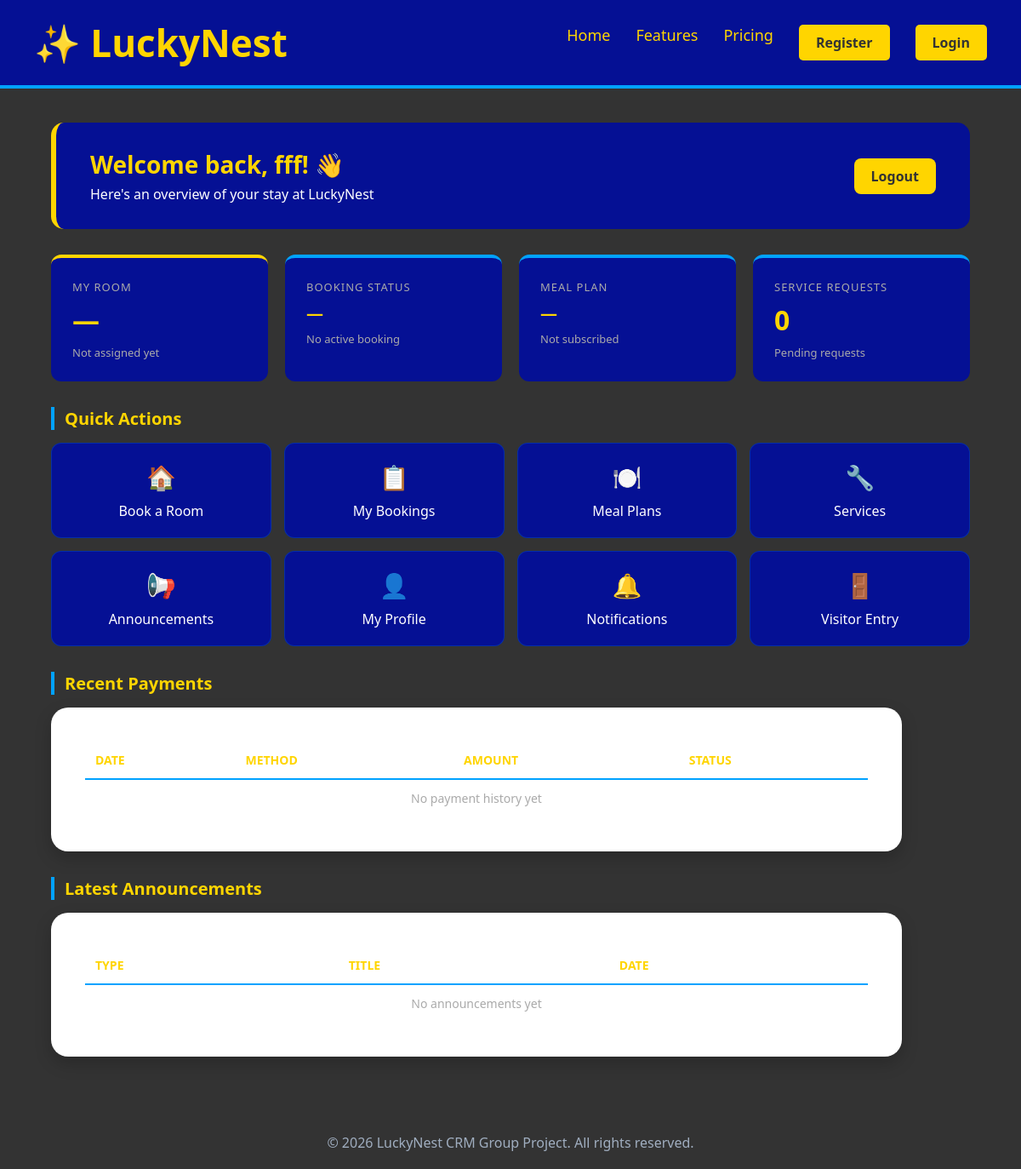
/dashboard (signed in), run on an earlier commit of the app's database.
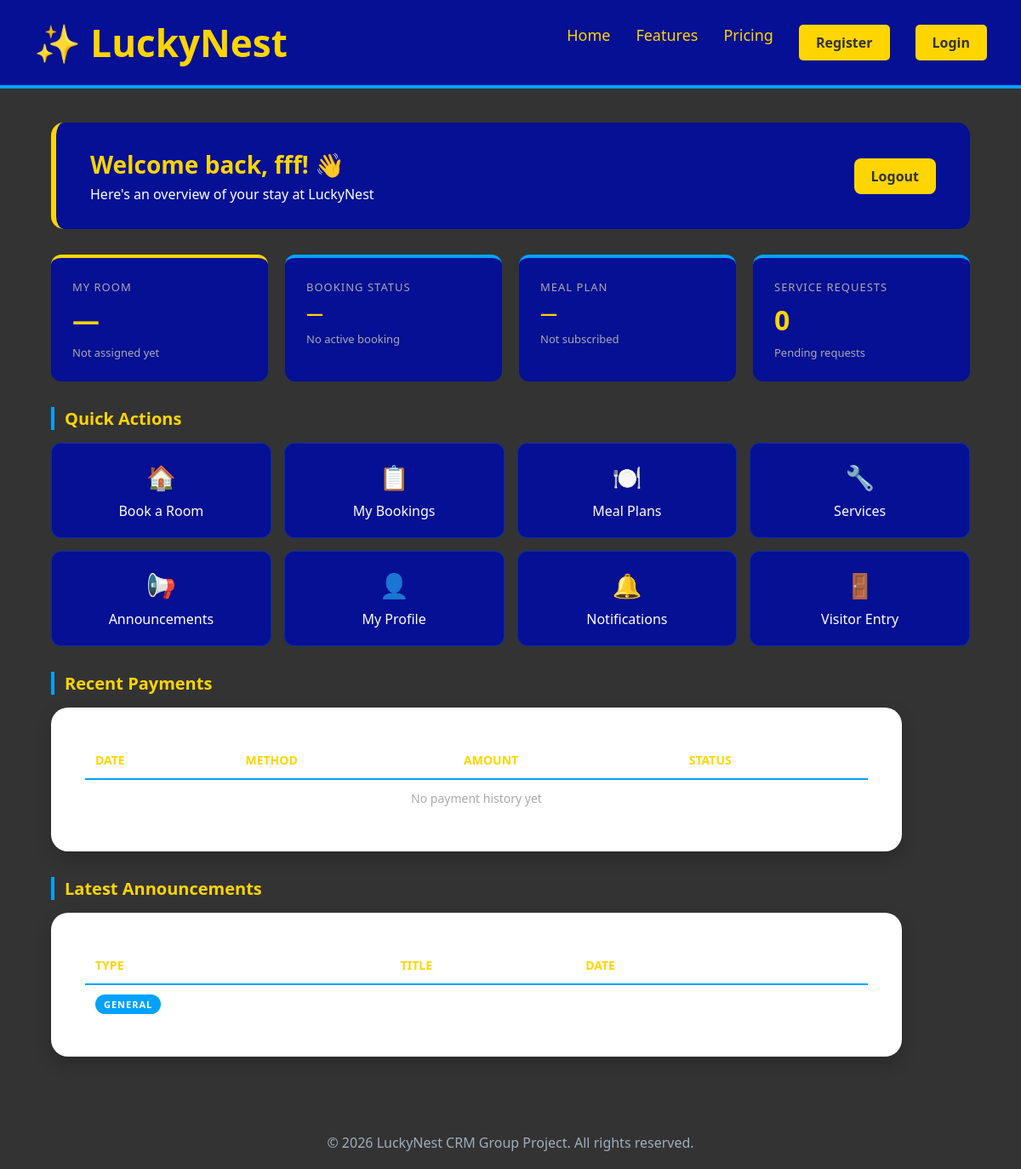
And on a later commit of the database.
### tables this page shows
CREATE TABLE Announcement (
        AnnouncementID INTEGER PRIMARY KEY AUTOINCREMENT,
        Title VARCHAR(150) NOT NULL,
        AnnouncementType VARCHAR(30) NOT NULL,
        AnnouncementDate DATETIME NOT NULL,
        Description TEXT NOT NULL
    );

### app.py (the view, shortened to what this page needs)
@app.route('/dashboard')
def dashboard():
    if 'user_id' not in session:
        return redirect(url_for('login'))
    conn = get_db()
    cursor = conn.cursor()
    cursor.execute('''
        SELECT b.BookingID, b.CheckInDate, b.CheckOutDate, b.Status,
               r.RoomNo, r.RoomType, r.MonthlyRate, r.WeeklyRate
        FROM Booking b
        JOIN Room r ON b.RoomID = r.RoomID
        JOIN Guest g ON b.GuestID = g.GuestID
        WHERE g.UserID = ?
        ORDER BY b.BookingID DESC LIMIT 1
    ''', (session['user_id'],))
    booking = cursor.fetchone()
    cursor.execute('''
        SELECT p.PaymentDate, p.Amount, p.PayMethod, p.Status
        FROM Payment p
        JOIN Guest g ON p.GuestID = g.GuestID
        WHERE g.UserID = ?
        ORDER BY p.PaymentDate DESC LIMIT 5
    ''', (session['user_id'],))
    recent_payments = cursor.fetchall()
    cursor.execute('''
        SELECT COUNT(*) FROM ServiceRequest sr
        JOIN Guest g ON sr.GuestID = g.GuestID
        WHERE g.UserID = ? AND sr.Status = 'Pending'
    ''', (session['user_id'],))
    active_requests = cursor.fetchone()[0]
    cursor.execute('''
        SELECT mp.PlanName, ms.Status
        FROM MealSubscription ms
        JOIN MealPlan mp ON ms.PlanID = mp.PlanID
        JOIN Guest g ON ms.GuestID = g.GuestID
        WHERE g.UserID = ? AND ms.Status = 'Active'
        LIMIT 1
    ''', (session['user_id'],))
    meal_plan = cursor.fetchone()
    cursor.execute('''
        SELECT * FROM Announcement ORDER BY AnnouncementDate DESC LIMIT 3
    ''')
    latest_announcements = cursor.fetchall()
    conn.close()
    return render_template('dashboard.html',
        booking=booking,
        recent_payments=recent_payments,
        active_requests=active_requests,
        meal_plan=meal_plan,
        latest_announcements=latest_announcements
    )

### database.py (called while the page is built)
def get_db():
    conn = sqlite3.connect('luckynest.db')
    conn.row_factory = sqlite3.Row
    return conn

### templates/dashboard.html (shortened to what the changed rows need)
{% extends "base.html" %}
{% block content %}
<div class="dashboard-wrapper">
    <div class="dashboard-banner">
        <div>
            <h1>Welcome back, {{ session['user_name'] }}! 👋</h1>
            <p>Here's an overview of your stay at LuckyNest</p>
        </div>
    </div>
    <div class="table-container">
        <table class="dash-table">
            <thead>
                <tr>
                    <th>Date</th>
                    <th>Method</th>
                    <th>Amount</th>
                    <th>Status</th>
                </tr>
            </thead>
        </table>
    </div>
    <div class="table-container">
        <table class="dash-table">
            <thead>
                <tr>
                    <th>Type</th>
                    <th>Title</th>
                    <th>Date</th>
                </tr>
            </thead>
            <tbody>
                {% if latest_announcements %}
                    {% for a in latest_announcements %}
                    <tr>
                        <td><span class="announcement-type {{ a.AnnouncementType | lower }}">{{ a.AnnouncementType }}</span></td>
                        <td>{{ a.Title }}</td>
                        <td>{{ a.AnnouncementDate[:10] }}</td>
                    </tr>
                    {% endfor %}
                {% else %}
                    <tr>
                        <td colspan="3" style="text-align:center; color:#aaa;">No announcements yet</td>
                    </tr>
                {% endif %}
            </tbody>
        </table>
    </div>
</div>
{% endblock %}

What changed in the data, as far as the page shows it:
added Announcement: user_name "fff", AnnouncementType "GENERAL"
Also different on the page:
{{ session['user_name'] }}: "fff" → (not shown)
text no longer shown: "No announcements yet"
